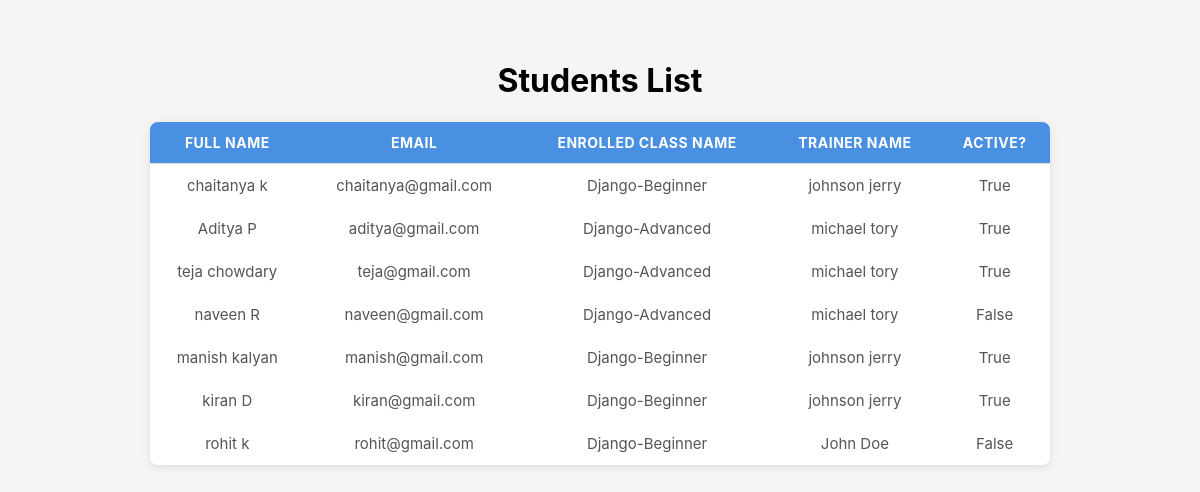
The page /academy/students/ on the database its author committed.
### academy/models.py (models this page shows, shortened)
class Student(models.Model):
    first_name = models.CharField(max_length=25)
    last_name = models.CharField(max_length=25)
    email = models.EmailField(unique=True)
    is_active = models.BooleanField(default=True)
    enrolled_course = models.ForeignKey(Course,on_delete=models.SET_NULL,null=True, blank=True)
    trainer = models.ForeignKey(Trainer,on_delete=models.SET_NULL,null=True, blank=True)

class Course(models.Model):
    course_name = models.CharField(max_length=50)
    description = models.TextField(max_length=250)
    duration = models.PositiveIntegerField()
    course_image = models.ImageField(upload_to='images',default="course1.png",blank=True)
    created_at = models.DateField(auto_now_add=True)
    updated_at = models.DateField(auto_now=True)
    def __str__(self):
        return self.course_name

class Trainer(models.Model):
    expertise_choice = [
    ("python", "Python"),
    ("django", "Django"),
    ("data_science", "Data Science"),
    ]
    first_name = models.CharField(max_length=25)
    last_name = models.CharField(max_length=25)
    email = models.EmailField(unique=True)
    expertise = models.CharField(max_length=100, choices=expertise_choice)
    trainer_photo = models.ImageField(upload_to='images/', blank=True, null=True)
    def __str__(self):
        return f'{self.first_name} {self.last_name}'

### academy/views.py (the view)
# urls.py: path('students/', views.student,name='student')
def student(request):
    students = Student.objects.all()
    context = {
        'students' : students,
    }
    return render(request, 'student.html',context)

### templates/student.html (shortened to what this page needs)
{% load static %}
<!DOCTYPE html>
<html lang="en">
<head>
    <link rel="stylesheet" href="{% static 'css/style.css' %}">
</head>
<body>
    <h1>Students List</h1>
        <table>
        <thead>
            <tr>
                <th>Full Name</th>
                <th>Email</th>
                <th>Enrolled Class Name</th>
                <th>Trainer Name</th>
                <th>Active?</th>
            </tr>
        </thead>
        <tbody>
            {% for student in students %}
            <tr>
                <td>{{student.first_name}} {{student.last_name}}</td>
                <td>{{student.email}}</td>
                <td>{{student.enrolled_course}}</td>
                <td>{{student.trainer}}</td>
                <td>{{student.is_active}}</td>
            </tr>
        </tbody>
        {% endfor %}
    </table>
</body>
</html>

### training_portal/static/css/style.css (style rules this page uses)
body { font-family: "Inter", sans-serif; background: #f5f5f5; margin: 0; padding: 40px; text-align: center; }
table { margin: auto; border-collapse: collapse; width: 90%; max-width: 900px; background: white; border-radius: 8px; overflow: hidden; box-shadow: 0 2px 10px rgba(0, 0, 0, 0.1); }
thead { background: #4a90e2; color: white; }
th, td { padding: 12px 15px; border-bottom: 1px solid #ddd; }
th { text-transform: uppercase; font-size: 14px; letter-spacing: 0.5px; }
td { color: #555; font-size: 15px; }
tbody tr:last-child td { border-bottom: none; }

### rows shown on the page
Student: first_name "chaitanya", last_name "k", email "chaitanya@gmail.com", enrolled_course "Django-Beginner", trainer "johnson jerry", is_active "True"
Student: first_name "Aditya", last_name "P", email "aditya@gmail.com", enrolled_course "Django-Advanced", trainer "michael tory", is_active "True"
Student: first_name "teja", last_name "chowdary", email "teja@gmail.com", enrolled_course "Django-Advanced", trainer "michael tory", is_active "True"
Student: first_name "naveen", last_name "R", email "naveen@gmail.com", enrolled_course "Django-Advanced", trainer "michael tory", is_active "False"
Student: first_name "manish", last_name "kalyan", email "manish@gmail.com", enrolled_course "Django-Beginner", trainer "johnson jerry", is_active "True"
Student: first_name "kiran", last_name "D", email "kiran@gmail.com", enrolled_course "Django-Beginner", trainer "johnson jerry", is_active "True"
Student: first_name "rohit", last_name "k", email "rohit@gmail.com", enrolled_course "Django-Beginner", trainer "John Doe", is_active "False"
